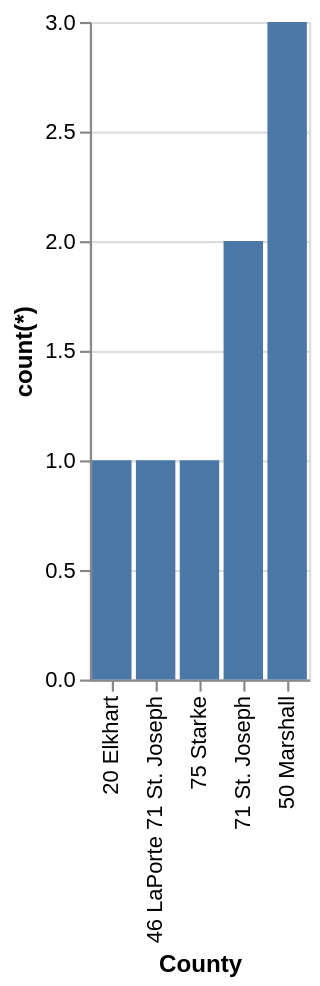

Write a Vega-Lite specification for this figure.
### Vega-Lite specification from a JSON file in a GitHub repository (floating-point values rounded to 4 significant figures)
{"data": {"values": [{"x_data": "20 Elkhart", "y_data": 1}, {"x_data": "46 LaPorte 71 St. Joseph", "y_data": 1}, {"x_data": "75 Starke", "y_data": 1}, {"x_data": "71 St. Joseph", "y_data": 2}, {"x_data": "50 Marshall", "y_data": 3}]}, "mark": "bar", "encoding": {"x": {"field": "x_data", "type": "nominal", "title": "County", "sort": {"op": "sum", "field": "y_data", "order": "ascending"}}, "y": {"field": "y_data", "type": "quantitative", "title": "count(*)"}}}
